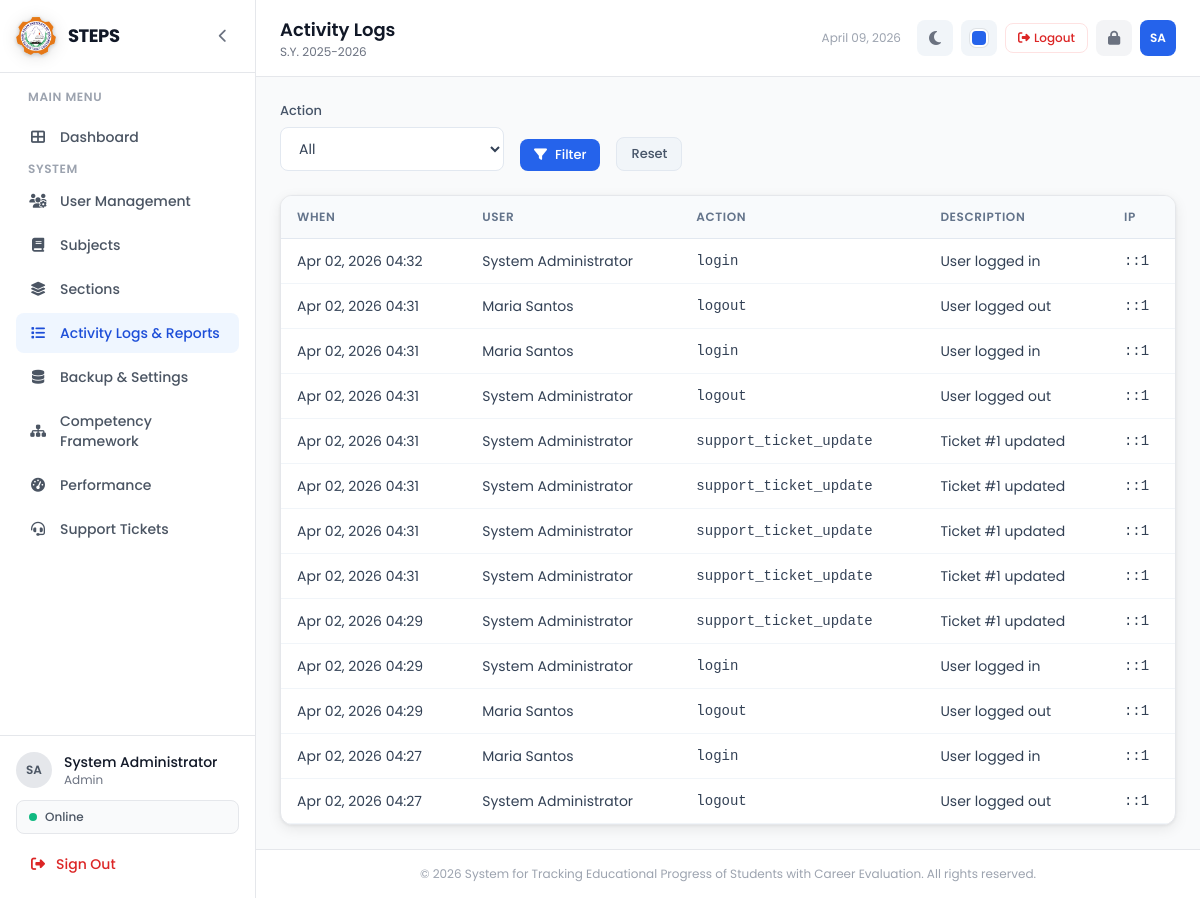
The page /admin/activity_logs.php (signed in) on the database its author committed.
### tables this page shows
CREATE TABLE IF NOT EXISTS `activity_logs` (
  `id` int NOT NULL AUTO_INCREMENT,
  `user_id` int DEFAULT NULL,
  `action` varchar(100) NOT NULL,
  `description` text,
  `ip_address` varchar(45) DEFAULT NULL,
  `created_at` timestamp NULL DEFAULT CURRENT_TIMESTAMP,
  PRIMARY KEY (`id`),
  KEY `user_id` (`user_id`),
  KEY `idx_activity_created` (`created_at`),
  KEY `idx_activity_action` (`action`)
);

CREATE TABLE IF NOT EXISTS `users` (
  `id` int NOT NULL AUTO_INCREMENT,
  `username` varchar(50) NOT NULL,
  `password` varchar(255) NOT NULL,
  `full_name` varchar(100) NOT NULL,
  `email` varchar(100) DEFAULT NULL,
  `role` enum('admin','teacher','guidance') NOT NULL DEFAULT 'teacher',
  `status` enum('active','inactive') NOT NULL DEFAULT 'active',
  `created_at` timestamp NULL DEFAULT CURRENT_TIMESTAMP,
  `updated_at` timestamp NULL DEFAULT CURRENT_TIMESTAMP ON UPDATE CURRENT_TIMESTAMP,
  PRIMARY KEY (`id`),
  UNIQUE KEY `username` (`username`)
);

### config/constants.php (called while the page is built, shortened)
<?php
function sanitize($data) {
    return htmlspecialchars(strip_tags(trim($data)), ENT_QUOTES, 'UTF-8');
}

### admin/activity_logs.php (the view, shortened to what this page needs)
<?php
require_once __DIR__ . '/../includes/header.php';
$page = max(1, (int)($_GET['page'] ?? 1));
$perPage = 50;
$offset = ($page - 1) * $perPage;
$where = '1=1';
$params = [];
$sql = "SELECT al.*, u.full_name, u.username
        FROM activity_logs al
        LEFT JOIN users u ON al.user_id = u.id
        WHERE $where
        ORDER BY al.created_at DESC
        LIMIT $perPage OFFSET $offset";
$stmt = $pdo->prepare($sql);
$stmt->execute($params);
$rows = $stmt->fetchAll();
require_once __DIR__ . '/../includes/sidebar.php';
?>
<form method="get" class="mb-6 flex flex-wrap items-end gap-4">
    <div>
        <label class="form-label">Action</label>
        <select name="action" class="form-select w-56">
            <option value="">All</option>
        </select>
    </div>
    <button type="submit" class="btn btn-primary btn-sm"><i class="fas fa-filter"></i> Filter</button>
    <a href="<?= BASE_URL ?>admin/activity_logs.php" class="btn btn-secondary btn-sm">Reset</a>
</form>
<div class="bg-white border border-gray-200 rounded-xl overflow-hidden">
    <div class="overflow-x-auto">
        <table class="steps-table">
            <thead>
                <tr>
                    <th>When</th>
                    <th>User</th>
                    <th>Action</th>
                    <th>Description</th>
                    <th>IP</th>
                </tr>
            </thead>
            <tbody>
                <?php foreach ($rows as $r): ?>
                    <tr>
                        <td class="text-sm whitespace-nowrap"><?= date('M d, Y H:i', strtotime($r['created_at'])) ?></td>
                        <td class="text-sm"><?= $r['full_name'] ? sanitize($r['full_name']) : '<span class="text-gray-400">—</span>' ?></td>
                        <td class="font-mono text-xs"><?= sanitize($r['action']) ?></td>
                        <td class="text-sm max-w-md truncate" title="<?= sanitize($r['description'] ?? '') ?>"><?= sanitize($r['description'] ?? '') ?></td>
                        <td class="text-xs font-mono"><?= sanitize($r['ip_address'] ?? '') ?></td>
                    </tr>
                <?php endforeach; ?>
            </tbody>
        </table>
    </div>
</div>
<?php require_once __DIR__ . '/../includes/footer.php'; ?>

### assets/css/style.css (style rules this page uses)
:root, [data-theme="blue"] { --primary-50: #eff6ff; --primary-100: #dbeafe; --primary-200: #bfdbfe; --primary-500: #3b82f6; --primary-600: #2563eb; --primary-700: #1d4ed8; --primary-rgb: 37, 99, 235; --sidebar-accent: #2563eb; }
* { margin: 0; padding: 0; box-sizing: border-box; }
body { font-family: 'Poppins', sans-serif; }
.steps-table { width: 100%; border-collapse: separate; border-spacing: 0; }
.rounded-xl:has(.steps-table) { box-shadow: 0 4px 14px rgba(0, 0, 0, 0.08), 0 1px 3px rgba(0, 0, 0, 0.06); }
.steps-table thead th { background-color: #f8fafc; padding: 12px 16px; text-align: left; font-size: 12px; font-weight: 600; color: #64748b; text-transform: uppercase; letter-spacing: 0.05em; border-bottom: 1px solid #e2e8f0; }
.steps-table tbody td { padding: 12px 16px; font-size: 14px; color: #334155; border-bottom: 1px solid #f1f5f9; }
.form-label { display: block; margin-bottom: 6px; font-size: 13px; font-weight: 500; color: #475569; }
.form-select { width: 100%; padding: 10px 14px; border: 1px solid #e2e8f0; border-radius: 8px; font-family: 'Poppins', sans-serif; font-size: 14px; color: #334155; background: white; cursor: pointer; transition: border-color 0.2s; }
.btn { display: inline-flex; align-items: center; gap: 8px; padding: 10px 20px; border-radius: 8px; font-family: 'Poppins', sans-serif; font-size: 14px; font-weight: 500; cursor: pointer; transition: all 0.2s; border: none; text-decoration: none; }
.btn-primary { background-color: var(--primary-600); color: white; }
.btn-secondary { background-color: #f1f5f9; color: #475569; border: 1px solid #e2e8f0; }
.btn-sm { padding: 6px 14px; font-size: 13px; }

### rows shown on the page
activity_logs: created_at "Apr 02, 2026 04:32", user.full_name "System Administrator", action "login", description "User logged in", ip_address "::1"
activity_logs: created_at "Apr 02, 2026 04:31", user.full_name "Maria Santos", action "logout", description "User logged out", ip_address "::1"
activity_logs: created_at "Apr 02, 2026 04:31", user.full_name "Maria Santos", action "login", description "User logged in", ip_address "::1"
activity_logs: created_at "Apr 02, 2026 04:31", user.full_name "System Administrator", action "logout", description "User logged out", ip_address "::1"
activity_logs: created_at "Apr 02, 2026 04:31", user.full_name "System Administrator", action "support_ticket_update", description "Ticket #1 updated", ip_address "::1"
activity_logs: created_at "Apr 02, 2026 04:31", user.full_name "System Administrator", action "support_ticket_update", description "Ticket #1 updated", ip_address "::1"
activity_logs: created_at "Apr 02, 2026 04:31", user.full_name "System Administrator", action "support_ticket_update", description "Ticket #1 updated", ip_address "::1"
activity_logs: created_at "Apr 02, 2026 04:31", user.full_name "System Administrator", action "support_ticket_update", description "Ticket #1 updated", ip_address "::1"
activity_logs: created_at "Apr 02, 2026 04:29", user.full_name "System Administrator", action "support_ticket_update", description "Ticket #1 updated", ip_address "::1"
activity_logs: created_at "Apr 02, 2026 04:29", user.full_name "System Administrator", action "login", description "User logged in", ip_address "::1"
activity_logs: created_at "Apr 02, 2026 04:29", user.full_name "Maria Santos", action "logout", description "User logged out", ip_address "::1"
activity_logs: created_at "Apr 02, 2026 04:27", user.full_name "Maria Santos", action "login", description "User logged in", ip_address "::1"
activity_logs: created_at "Apr 02, 2026 04:27", user.full_name "System Administrator", action "logout", description "User logged out", ip_address "::1"

### other values the page prints
SITE_NAME "STEPS"
$initials "SA"
$fullName "System Administrator"
$role "Admin"
$pageTitle "Activity Logs"
effectiveSchoolYear() "2025-2026"
SITE_FULL_NAME "System for Tracking Educational Progress of Students with Career Evaluation"
